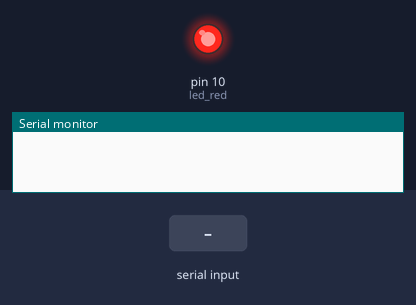
Bench run of a sketch on a simulated Arduino Uno, built with avr-gcc and run on an emulated ATmega328P. On the bench: output pins drawn as LEDs (lit = HIGH), the last lines printed to the serial monitor. Inputs (shaded band) come from the test bench.

Above: at 1.2 s.
1.3 s: "90,45\n" received over Serial
At 1.9 s:
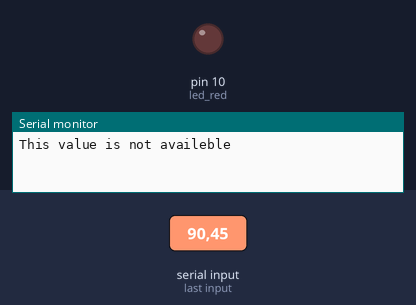
Timing chart, 0 to 9.5 s (numbered marks = the images above; inputs shaded):
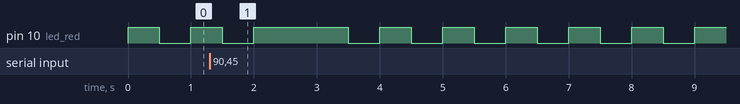

The sketch:

blinky_led_rate_form_serial.ino
```cpp
#define led_red 10
int blinkDelay = 500;
int LEDState = LOW;

void setup() {
  Serial.begin(9600); //Define a velocidade de comunicação
  pinMode(led_red,OUTPUT);
  digitalWrite(led_red,LOW);

}

void loop() {
  if(Serial.available() > 0){
    int time = Serial.parseInt();

    if ((time >= 100) && (time <= 1000)){
      blinkDelay = time;
    }else{
      Serial.println("This value is not availeble");
    }
  }

   if (LEDState == LOW){
    LEDState = HIGH;
  }else{
    LEDState = LOW;
  }

  digitalWrite(led_red,LEDState);
  delay(blinkDelay);
  //blink the Led
  //delay(from the Serial)
  // condicionla entre 100 - 1000

}
```
